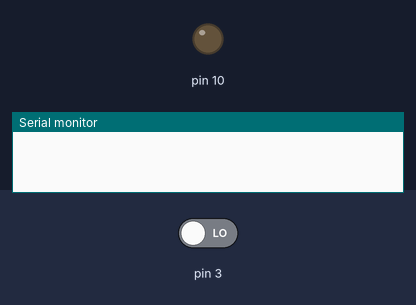
Bench run of a sketch on a simulated Arduino Uno, built with avr-gcc and run on an emulated ATmega328P. Shown: output pins drawn as LEDs (lit = HIGH), the last lines printed to the serial monitor. The test bench sets the inputs (shaded band); at power-on: pin 3 LOW.

Above: at 0.1 s.
At 1.1 s:
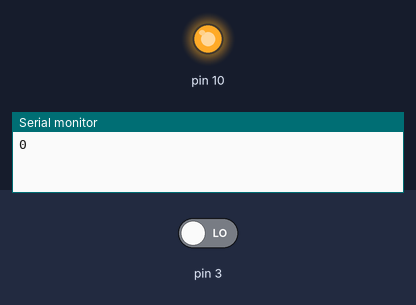
Timing chart, 0 to 2.6 s (numbered marks = the images above):
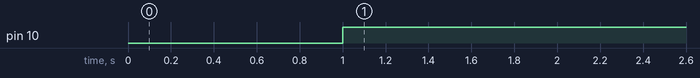

The sketch:

transmitter_test.ino
```cpp
void setup() {
  // put your setup code here, to run once:
pinMode(3,INPUT);
pinMode(10,OUTPUT);
//pinMode(A1,INPUT);
//pinMode(A2,INPUT);
//pinMode(A3,INPUT);
Serial.begin(9600);
}

void loop() {
// put your main code here, to run repeatedly:
Serial.println(pulseIn(3,HIGH));
analogWrite(10,1400);
delay(20);
}
```

Measured:
- by itself, pin 10: LOW → HIGH at 1.0 s
